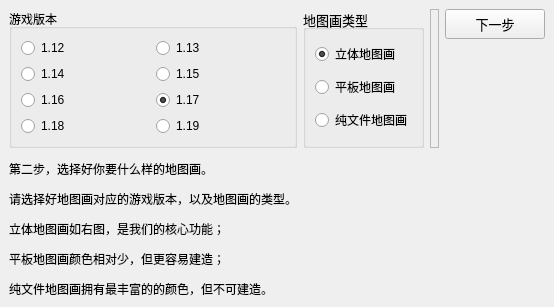
      <widget class="QWidget" name="PageType">
       <layout class="QGridLayout" name="gridLayout_3" rowstretch="0,0,0">
        <property name="leftMargin">
         <number>9</number>
        </property>
        <property name="topMargin">
         <number>9</number>
        </property>
        <property name="rightMargin">
         <number>9</number>
        </property>
        <property name="bottomMargin">
         <number>9</number>
        </property>
        <item row="2" column="0">
         <widget class="QLabel" name="label_8">
          <property name="sizePolicy">
           <sizepolicy hsizetype="Minimum" vsizetype="Expanding">
            <horstretch>0</horstretch>
            <verstretch>0</verstretch>
           </sizepolicy>
          </property>
          <property name="font">
           <font/>
          </property>
          <property name="styleSheet">
           <string notr="true">backgroundcolor: rgb(255, 255, 255);</string>
          </property>
          <property name="text">
           <string>&lt;html&gt;&lt;head/&gt;&lt;body&gt;&lt;p align=&quot;justify&quot;&gt;第二步，选择好你要什么样的地图画。&lt;/p&gt;&lt;p align=&quot;justify&quot;&gt;请选择好地图画对应的游戏版本，以及地图画的类型。&lt;/p&gt;&lt;p align=&quot;justify&quot;&gt;立体地图画如右图，是我们的核心功能；&lt;/p&gt;&lt;p align=&quot;justify&quot;&gt;平板地图画颜色相对少，但更容易建造；&lt;/p&gt;&lt;p align=&quot;justify&quot;&gt;纯文件地图画拥有最丰富的的颜色，但不可建造。&lt;/p&gt;&lt;/body&gt;&lt;/html&gt;</string>
          </property>
          <property name="wordWrap">
           <bool>true</bool>
          </property>
         </widget>
        </item>
        <item row="0" column="3">
         <layout class="QVBoxLayout" name="verticalLayout_7">
          <item>
           <widget class="QPushButton" name="NextPage2">
            <property name="enabled">
             <bool>true</bool>
            </property>
            <property name="sizePolicy">
             <sizepolicy hsizetype="Fixed" vsizetype="Fixed">
              <horstretch>0</horstretch>
              <verstretch>0</verstretch>
             </sizepolicy>
            </property>
            <property name="minimumSize">
             <size>
              <width>100</width>
              <height>30</height>
             </size>
            </property>
            <property name="maximumSize">
             <size>
              <width>100</width>
              <height>30</height>
             </size>
            </property>
            <property name="font">
             <font>
              <pointsize>10</pointsize>
             </font>
            </property>
            <property name="text">
             <string>下一步</string>
            </property>
           </widget>
          </item>
          <item>
           <spacer name="verticalSpacer">
            <property name="orientation">
             <enum>Qt::Vertical</enum>
            </property>
            <property name="sizeHint" stdset="0">
             <size>
              <width>20</width>
              <height>40</height>
             </size>
            </property>
           </spacer>
          </item>
         </layout>
        </item>
        <item row="0" column="0">
         <widget class="QGroupBox" name="BoxGameVersion">
          <property name="sizePolicy">
           <sizepolicy hsizetype="Minimum" vsizetype="Minimum">
            <horstretch>0</horstretch>
            <verstretch>0</verstretch>
           </sizepolicy>
          </property>
          <property name="font">
           <font>
            <pointsize>9</pointsize>
           </font>
          </property>
          <property name="title">
           <string>游戏版本</string>
          </property>
          <layout class="QGridLayout" name="gridLayout_10">
           <item row="1" column="1">
            <widget class="QRadioButton" name="isGame15">
             <property name="font">
              <font>
               <pointsize>9</pointsize>
              </font>
             </property>
             <property name="text">
              <string notr="true">1.15</string>
             </property>
             <property name="checked">
              <bool>false</bool>
             </property>
            </widget>
           </item>
           <item row="3" column="0">
            <widget class="QRadioButton" name="isGame16">
             <property name="font">
              <font>
               <pointsize>9</pointsize>
              </font>
             </property>
             <property name="text">
              <string notr="true">1.16</string>
             </property>
             <property name="checked">
              <bool>false</bool>
             </property>
            </widget>
           </item>
           <item row="3" column="1">
            <widget class="QRadioButton" name="isGame17">
             <property name="enabled">
              <bool>true</bool>
             </property>
             <property name="font">
              <font/>
             </property>
             <property name="text">
              <string notr="true">1.17</string>
             </property>
             <property name="checked">
              <bool>true</bool>
             </property>
            </widget>
           </item>
           <item row="0" column="1">
            <widget class="QRadioButton" name="isGame13">
             <property name="font">
              <font/>
             </property>
             <property name="text">
              <string notr="true">1.13</string>
             </property>
            </widget>
           </item>
           <item row="0" column="0">
            <widget class="QRadioButton" name="isGame12">
             <property name="font">
              <font/>
             </property>
             <property name="text">
              <string notr="true">1.12</string>
             </property>
            </widget>
           </item>
           <item row="1" column="0">
            <widget class="QRadioButton" name="isGame14">
             <property name="font">
              <font/>
             </property>
             <property name="text">
              <string notr="true">1.14</string>
             </property>
            </widget>
           </item>
           <item row="4" column="0">
            <widget class="QRadioButton" name="isGame18">
             <property name="text">
              <string>1.18</string>
             </property>
            </widget>
           </item>
           <item row="4" column="1">
            <widget class="QRadioButton" name="isGame19">
             <property name="text">
              <string>1.19</string>
             </property>
            </widget>
           </item>
          </layout>
         </widget>
        </item>
        <item row="0" column="2">
         <widget class="QLabel" name="IntroType">
          <property name="sizePolicy">
           <sizepolicy hsizetype="Expanding" vsizetype="Preferred">
            <horstretch>0</horstretch>
            <verstretch>0</verstretch>
           </sizepolicy>
          </property>
          <property name="frameShape">
           <enum>QFrame::StyledPanel</enum>
          </property>
          <property name="text">
           <string/>
          </property>
          <property name="wordWrap">
           <bool>true</bool>
          </property>
         </widget>
        </item>
        <item row="1" column="1" rowspan="2" colspan="3">
         <widget class="QLabel" name="label_11">
          <property name="sizePolicy">
           <sizepolicy hsizetype="Expanding" vsizetype="Expanding">
            <horstretch>0</horstretch>
            <verstretch>0</verstretch>
           </sizepolicy>
          </property>
          <property name="text">
           <string/>
          </property>
          <property name="pixmap">
           <pixmap resource="others/Pics.qrc">:/new/Pic/BG3.png</pixmap>
          </property>
          <property name="scaledContents">
           <bool>true</bool>
          </property>
         </widget>
        </item>
        <item row="0" column="1">
         <widget class="QGroupBox" name="BoxMapType">
          <property name="sizePolicy">
           <sizepolicy hsizetype="Minimum" vsizetype="Minimum">
            <horstretch>0</horstretch>
            <verstretch>0</verstretch>
           </sizepolicy>
          </property>
          <property name="font">
           <font>
            <pointsize>10</pointsize>
           </font>
          </property>
          <property name="title">
           <string>地图画类型</string>
          </property>
          <layout class="QVBoxLayout" name="verticalLayout_5">
           <item>
            <widget class="QRadioButton" name="isMapSurvival">
             <property name="font">
              <font>
               <pointsize>9</pointsize>
              </font>
             </property>
             <property name="text">
              <string>立体地图画</string>
             </property>
             <property name="checked">
              <bool>true</bool>
             </property>
            </widget>
           </item>
           <item>
            <widget class="QRadioButton" name="isMapFlat">
             <property name="font">
              <font>
               <pointsize>9</pointsize>
              </font>
             </property>
             <property name="text">
              <string>平板地图画</string>
             </property>
            </widget>
           </item>
           <item>
            <widget class="QRadioButton" name="isMapCreative">
             <property name="font">
              <font>
               <pointsize>9</pointsize>
              </font>
             </property>
             <property name="text">
              <string>纯文件地图画</string>
             </property>
            </widget>
           </item>
          </layout>
         </widget>
        </item>
       </layout>
      </widget>
